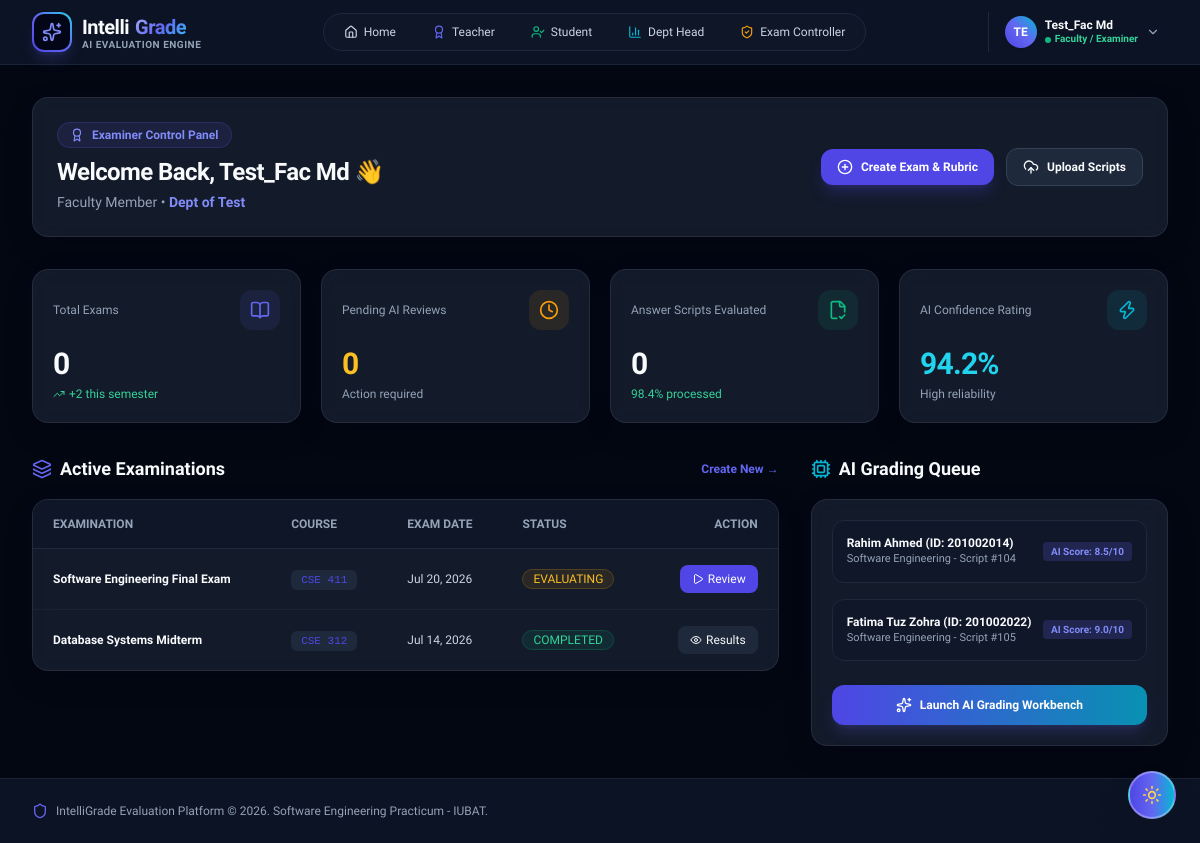
The page /dashboard/teacher/ (signed in) on the database as committed earlier.
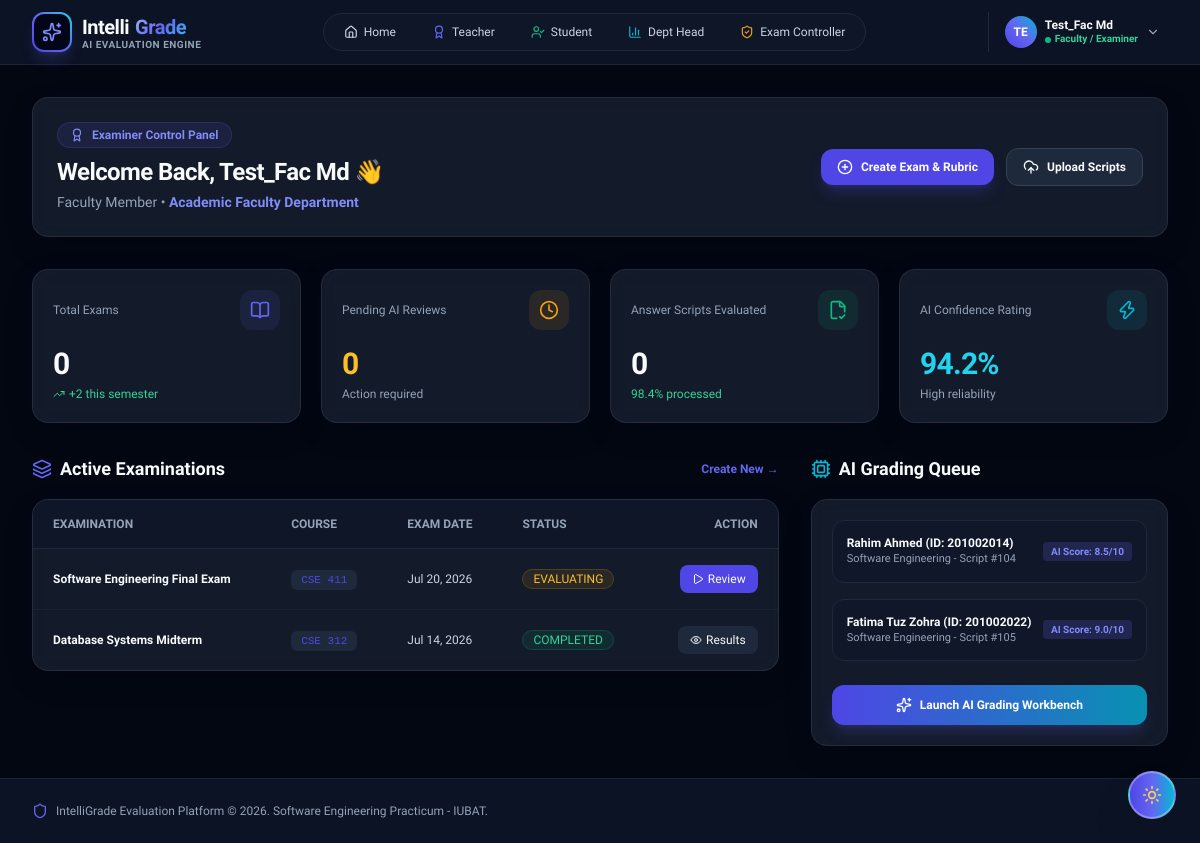
The same page on the database as committed later.
### core/models.py (models this page shows, shortened)
class Department(models.Model):
    name = models.CharField(max_length=150, unique=True)
    code = models.CharField(max_length=30, unique=True)
    school = models.ForeignKey(School, on_delete=models.SET_NULL, null=True, blank=True, related_name='departments')
    college = models.ForeignKey(College, on_delete=models.SET_NULL, null=True, blank=True, related_name='departments')
    is_active = models.BooleanField(default=True)
    created_at = models.DateTimeField(auto_now_add=True)

### core/views.py (the view)
# urls.py: path('dashboard/teacher/', views.teacher_dashboard, name='teacher_dashboard'),
def teacher_dashboard(request):
    if not request.user.is_authenticated:
        messages.warning(request, "Please sign in to access the Faculty Workspace.")
        return redirect('teacher_login')
    if request.user.is_superuser or (hasattr(request.user, 'profile') and request.user.profile.role == Profile.Role.ADMIN):
        messages.info(request, "Chief Exam Controllers are managed via the Exam Controller Portal.")
        return redirect('exam_controller_dashboard')
    profile = getattr(request.user, 'profile', None)
    if profile and profile.role == Profile.Role.STUDENT:
        messages.error(request, "Access Denied: The Faculty Workspace is restricted to instructors and examiners.")
        return redirect('student_dashboard')
    if profile and profile.role == Profile.Role.DEPARTMENT_HEAD:
        messages.info(request, "Department Heads are managed via the Department Head Portal.")
        return redirect('dept_head_dashboard')
    teacher_name = request.user.get_full_name() or request.user.username
    dept_name = profile.department.name if (profile and profile.department) else "Academic Faculty Department"
    exams = Examination.objects.all().select_related('course')[:5]
    pending_scripts = AnswerScript.objects.filter(status__in=['UPLOADED', 'OCR_DONE', 'EVALUATED']).select_related('examination', 'student')[:5]
    stats = {
        'total_exams': Examination.objects.count(),
        'pending_reviews': AnswerScript.objects.filter(status='EVALUATED').count(),
        'total_scripts': AnswerScript.objects.count(),
        'avg_confidence': '94.2%',
    }
    context = {
        'teacher_name': teacher_name,
        'dept_name': dept_name,
        'exams': exams,
        'pending_scripts': pending_scripts,
        'stats': stats,
    }
    return render(request, 'core/dashboard_teacher.html', context)

### core/templates/core/dashboard_teacher.html (shortened to what the changed rows need)
{% extends 'base.html' %}
{% block content %}
<div class="space-y-8">
    <div class="flex flex-col md:flex-row md:items-center justify-between gap-4 glass-card p-6 rounded-2xl">
        <div>
            <h1 class="text-2xl font-bold theme-text-primary tracking-tight">Welcome Back, {{ teacher_name }} 👋</h1>
            <p class="theme-text-muted text-sm mt-1">Faculty Member &bull; <span class="font-semibold text-brand-600 dark:text-brand-400">{{ dept_name }}</span></p>
        </div>
    </div>
    <div class="grid grid-cols-1 lg:grid-cols-3 gap-8">
        <div class="lg:col-span-2 space-y-4">
            <div class="flex items-center justify-between">
                <h2 class="text-lg font-bold theme-text-primary flex items-center gap-2">
                    <i data-lucide="layers" class="w-5 h-5 text-brand-500"></i> Active Examinations
                </h2>
            </div>
            <div class="glass-card rounded-2xl overflow-hidden">
                <div class="overflow-x-auto">
                    <table class="w-full text-left text-xs">
                        <thead class="bg-slate-100 dark:bg-slate-900/90 theme-text-muted uppercase font-semibold border-b border-slate-200 dark:border-slate-800">
                            <tr>
                                <th class="px-5 py-4">Examination</th>
                                <th class="px-5 py-4">Course</th>
                                <th class="px-5 py-4">Exam Date</th>
                                <th class="px-5 py-4">Status</th>
                                <th class="px-5 py-4 text-right">Action</th>
                            </tr>
                        </thead>
                    </table>
                </div>
            </div>
        </div>
        <div class="space-y-4">
            <h2 class="text-lg font-bold theme-text-primary flex items-center gap-2">
                <i data-lucide="cpu" class="w-5 h-5 text-cyan-500"></i> AI Grading Queue
            </h2>
        </div>
    </div>
</div>
{% endblock %}

Rows that differ between the two databases and show on the page:
removed Department: name "Dept of Test"
Other text that changed with them:
{{ dept_name }}: (not shown) → "Academic Faculty Department"
